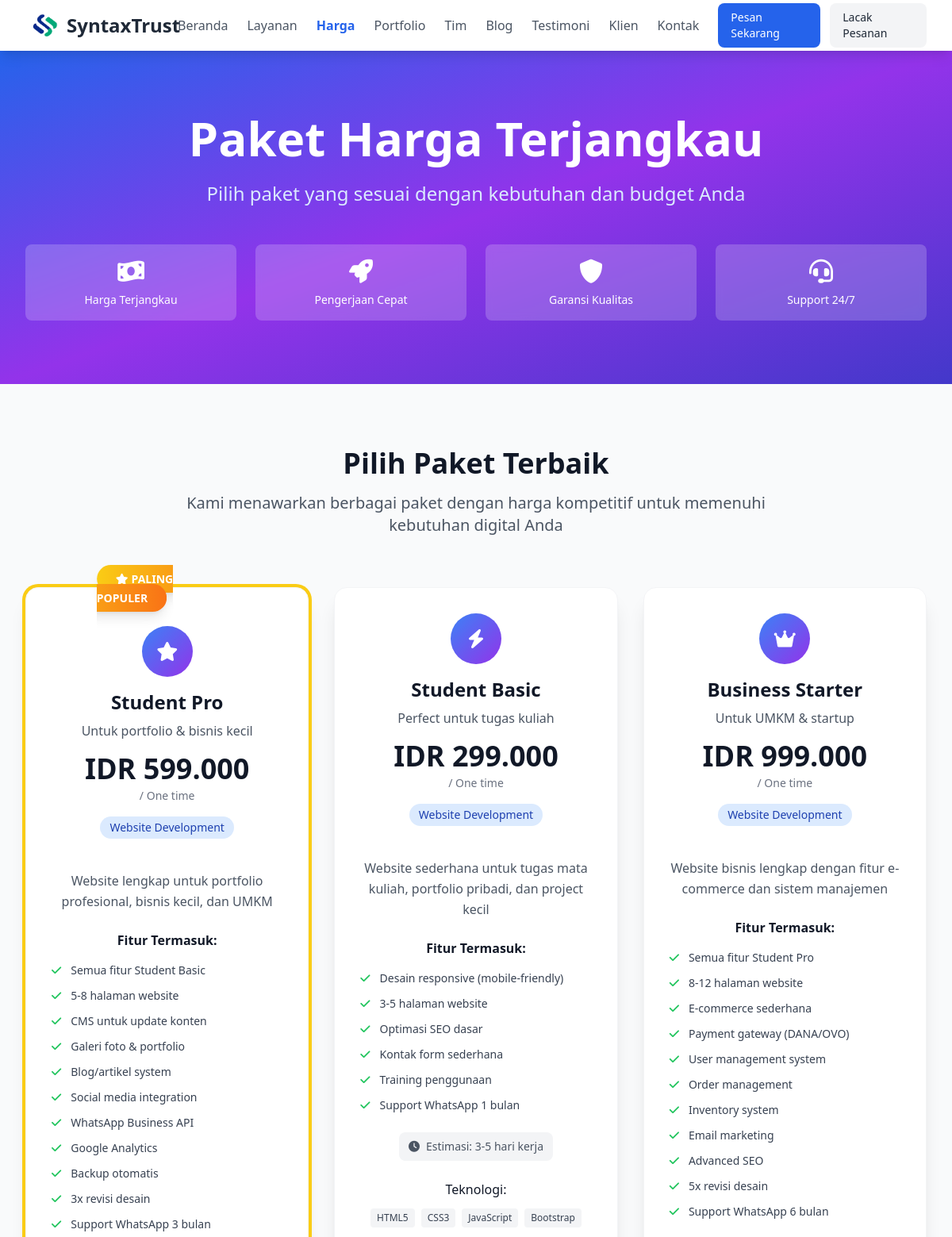
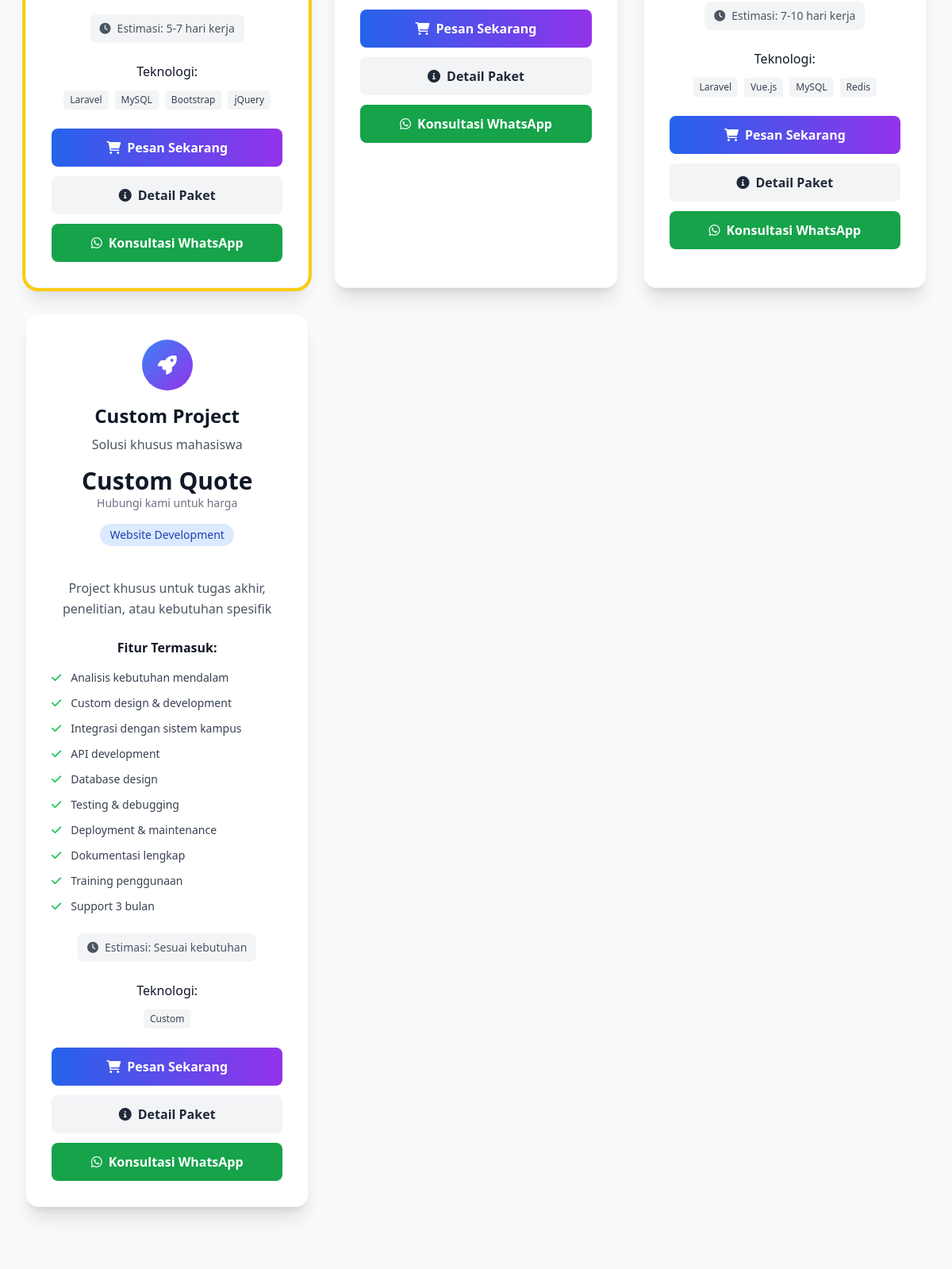
The app's page /public/pricing.php (upper part) with its own data (2 pictures, top to bottom).
### tables this page shows
CREATE TABLE `settings` (
  `id` int(11) NOT NULL,
  `setting_key` varchar(100) NOT NULL,
  `setting_value` text DEFAULT NULL,
  `setting_type` enum('text','number','boolean','json') DEFAULT 'text',
  `description` varchar(255) DEFAULT NULL,
  `is_public` tinyint(1) DEFAULT 1,
  `created_at` timestamp NOT NULL DEFAULT current_timestamp(),
  `updated_at` timestamp NOT NULL DEFAULT current_timestamp() ON UPDATE current_timestamp()
);

CREATE TABLE `pricing_plans` (
  `id` int(11) NOT NULL,
  `service_id` int(11) DEFAULT NULL,
  `name` varchar(100) NOT NULL,
  `subtitle` varchar(255) DEFAULT NULL,
  `price` decimal(10,2) NOT NULL,
  `currency` varchar(3) DEFAULT 'IDR',
  `billing_period` enum('monthly','yearly','one_time') DEFAULT 'monthly',
  `description` text DEFAULT NULL,
  `features` longtext DEFAULT NULL CHECK (json_valid(`features`)),
  `delivery_time` varchar(50) DEFAULT NULL,
  `technologies` longtext DEFAULT NULL CHECK (json_valid(`technologies`)),
  `color` varchar(100) DEFAULT NULL,
  `icon` varchar(50) DEFAULT NULL,
  `is_popular` tinyint(1) DEFAULT 0,
  `is_active` tinyint(1) DEFAULT 1,
  `sort_order` int(11) DEFAULT 0,
  `created_at` timestamp NOT NULL DEFAULT current_timestamp(),
  `updated_at` timestamp NOT NULL DEFAULT current_timestamp() ON UPDATE current_timestamp()
);

CREATE TABLE `services` (
  `id` int(11) NOT NULL,
  `name` varchar(100) NOT NULL,
  `description` text NOT NULL,
  `short_description` varchar(255) DEFAULT NULL,
  `icon` varchar(100) DEFAULT NULL,
  `image` varchar(255) DEFAULT NULL,
  `price` decimal(10,2) DEFAULT NULL,
  `duration` varchar(50) DEFAULT NULL,
  `features` longtext DEFAULT NULL CHECK (json_valid(`features`)),
  `is_featured` tinyint(1) DEFAULT 0,
  `is_active` tinyint(1) DEFAULT 1,
  `sort_order` int(11) DEFAULT 0,
  `created_at` timestamp NOT NULL DEFAULT current_timestamp(),
  `updated_at` timestamp NOT NULL DEFAULT current_timestamp() ON UPDATE current_timestamp()
);

### public/includes/helpers.php (called while the page is built, shortened)
<?php
require_once __DIR__ . '/../../config/database.php';
if (!function_exists('getSetting')) {
    function getSetting($key, $default = '') {
        global $pdo;
        try {
            $stmt = $pdo->prepare("SELECT setting_value FROM settings WHERE setting_key = ? AND is_public = 1");
            $stmt->execute([$key]);
            $result = $stmt->fetch(PDO::FETCH_ASSOC);
            return $result ? $result['setting_value'] : $default;
        } catch (Exception $e) {
            return $default;
        }
    }
}
if (!function_exists('h')) {
    function h($string) {
        return htmlspecialchars((string)$string, ENT_QUOTES, 'UTF-8');
    }
}

### public/pricing.php (the view, shortened to what this page needs)
<?php
require_once __DIR__ . '/includes/layout.php';
try {
    $stmt = $pdo->prepare("
        SELECT pp.*, s.name as service_name
        FROM pricing_plans pp
        LEFT JOIN services s ON pp.service_id = s.id
        WHERE pp.is_active = 1
        ORDER BY pp.is_popular DESC, pp.sort_order ASC, pp.created_at DESC
    ");
    $stmt->execute();
    $pricing_plans = $stmt->fetchAll(PDO::FETCH_ASSOC);
} catch (Exception $e) {
    $pricing_plans = [];
}
$site_name = getSetting('site_name', 'SyntaxTrust');
$site_description = getSetting('site_description', 'Layanan Pembuatan Website untuk Mahasiswa & UMKM');
echo renderPageStart('Harga - ' . $site_name, 'Paket harga terjangkau - ' . $site_description, 'pricing.php');
?>
    <section class="bg-gradient-to-br from-blue-600 via-purple-600 to-indigo-700 text-white py-20">
        <div class="max-w-7xl mx-auto px-4 sm:px-6 lg:px-8 text-center">
            <h1 class="text-4xl md:text-6xl font-bold mb-6">Paket Harga Terjangkau</h1>
            <p class="text-xl md:text-2xl mb-8 text-blue-100">Pilih paket yang sesuai dengan kebutuhan dan budget Anda</p>
            <div class="grid grid-cols-2 md:grid-cols-4 gap-6 mt-12">
                <div class="bg-white/20 backdrop-blur-sm rounded-lg p-4 float-animation">
                    <i class="fas fa-money-bill-wave text-3xl mb-2"></i>
                    <div class="text-sm">Harga Terjangkau</div>
                </div>
                <div class="bg-white/20 backdrop-blur-sm rounded-lg p-4 float-animation" style="animation-delay: 0.5s;">
                    <i class="fas fa-rocket text-3xl mb-2"></i>
                    <div class="text-sm">Pengerjaan Cepat</div>
                </div>
                <div class="bg-white/20 backdrop-blur-sm rounded-lg p-4 float-animation" style="animation-delay: 1s;">
                    <i class="fas fa-shield-alt text-3xl mb-2"></i>
                    <div class="text-sm">Garansi Kualitas</div>
                </div>
                <div class="bg-white/20 backdrop-blur-sm rounded-lg p-4 float-animation" style="animation-delay: 1.5s;">
                    <i class="fas fa-headset text-3xl mb-2"></i>
                    <div class="text-sm">Support 24/7</div>
                </div>
            </div>
        </div>
    </section>
    <section class="py-20 bg-gray-50">
        <div class="max-w-7xl mx-auto px-4 sm:px-6 lg:px-8">
            <div class="text-center mb-16">
                <h2 class="text-4xl font-bold text-gray-900 mb-4">Pilih Paket Terbaik</h2>
                <p class="text-xl text-gray-600 max-w-3xl mx-auto">Kami menawarkan berbagai paket dengan harga kompetitif untuk memenuhi kebutuhan digital Anda</p>
            </div>
            <div id="pricing-grid" class="grid grid-cols-1 md:grid-cols-2 lg:grid-cols-3 gap-8">
                <?php foreach ($pricing_plans as $index => $plan):
                    $features = [];
                    if (!empty($plan['features'])) {
                        $decoded = json_decode($plan['features'], true);
                        $features = is_array($decoded) ? $decoded : [];
                    }
                    $technologies = [];
                    if (!empty($plan['technologies'])) {
                        $decoded = json_decode($plan['technologies'], true);
                        $technologies = is_array($decoded) ? $decoded : [];
                    }
                ?>
                <div class="pricing-card bg-white rounded-2xl shadow-xl overflow-visible border border-gray-100 relative <?= $plan['is_popular'] ? 'ring-4 ring-yellow-400' : '' ?>" style="animation-delay: <?= $index * 0.2 ?>s;">
                    <?php if ($plan['is_popular']): ?>
                    <div class="absolute top-0 left-1/2 transform -translate-x-1/2 -translate-y-1/2 z-10">
                        <span class="popular-badge bg-gradient-to-r from-yellow-400 to-orange-500 text-white px-6 py-2 rounded-full text-sm font-bold shadow-lg">
                            <i class="fas fa-star mr-1"></i>PALING POPULER
                        </span>
                    </div>
                    <?php endif; ?>
                    <div class="p-8 <?= $plan['is_popular'] ? 'pt-12' : '' ?>">
                        <div class="text-center mb-6">
                            <?php if ($plan['icon']): ?>
                            <div class="w-16 h-16 bg-gradient-to-br from-blue-500 to-purple-600 rounded-full flex items-center justify-center mx-auto mb-4" style="background-color: <?= h($plan['color'] ?: '#4e73df') ?>;">
                                <i class="fas fa-<?= h($plan['icon']) ?> text-white text-2xl"></i>
                            </div>
                            <?php endif; ?>
                            <h3 class="text-2xl font-bold text-gray-900 mb-2"><?= h($plan['name']) ?></h3>
                            <?php if ($plan['subtitle']): ?>
                            <p class="text-gray-600 mb-4"><?= h($plan['subtitle']) ?></p>
                            <?php endif; ?>
                            <div class="mb-4">
                                <?php if ($plan['price'] > 0): ?>
                                <div class="text-4xl font-bold text-gray-900 mb-1">
                                    <?= $plan['currency'] ?> <?= number_format($plan['price'], 0, ',', '.') ?>
                                </div>
                                <div class="text-sm text-gray-500">
                                    / <?= ucfirst(str_replace('_', ' ', $plan['billing_period'])) ?>
                                </div>
                                <?php else: ?>
                                <div class="text-3xl font-bold text-gray-900">Custom Quote</div>
                                <div class="text-sm text-gray-500">Hubungi kami untuk harga</div>
                                <?php endif; ?>
                            </div>
                            <?php if ($plan['service_name']): ?>
                            <div class="inline-block bg-blue-100 text-blue-800 px-3 py-1 rounded-full text-sm font-medium mb-4">
                                <?= h($plan['service_name']) ?>
                            </div>
                            <?php endif; ?>
                        </div>
                        <?php if (!empty($plan['description'])): ?>
                        <p class="text-gray-600 mb-6 text-center leading-relaxed"><?= h($plan['description']) ?></p>
                        <?php endif; ?>
                        <?php if (!empty($features)): ?>
                        <div class="mb-6">
                            <h4 class="font-semibold text-gray-900 mb-4 text-center">Fitur Termasuk:</h4>
                            <ul class="space-y-3">
                                <?php foreach ($features as $feature): ?>
                                <li class="flex items-center text-sm text-gray-700">
                                    <i class="fas fa-check text-green-500 mr-3 flex-shrink-0"></i>
                                    <span><?= h($feature) ?></span>
                                </li>
                                <?php endforeach; ?>
                            </ul>
                        </div>
                        <?php endif; ?>
                        <?php if ($plan['delivery_time']): ?>
                        <div class="mb-6 text-center">
                            <div class="inline-flex items-center text-sm text-gray-600 bg-gray-100 px-3 py-2 rounded-lg">
                                <i class="fas fa-clock mr-2"></i>
                                Estimasi: <?= h($plan['delivery_time']) ?>
                            </div>
                        </div>
                        <?php endif; ?>
                        <?php if (!empty($technologies)): ?>
                        <div class="mb-6">
                            <h5 class="font-medium text-gray-900 mb-3 text-center">Teknologi:</h5>
                            <div class="flex flex-wrap gap-2 justify-center">
                                <?php foreach ($technologies as $tech): ?>
                                <span class="bg-gray-100 text-gray-700 px-2 py-1 rounded text-xs font-medium"><?= h($tech) ?></span>
                                <?php endforeach; ?>
                            </div>
                        </div>
                        <?php endif; ?>
                        <div class="space-y-3">
                            <a href="checkout.php?plan_id=<?= $plan['id'] ?>&service_id=<?= $plan['service_id'] ?>"
                               class="w-full block text-center bg-gradient-to-r from-blue-600 to-purple-600 text-white py-3 px-6 rounded-lg font-semibold hover:shadow-lg transition-all duration-300 <?= $plan['is_popular'] ? 'pulse-animation' : '' ?>">
                                <i class="fas fa-shopping-cart mr-2"></i>Pesan Sekarang
                            </a>
                            <button onclick="openPricingModal(<?= $plan['id'] ?>)" class="w-full bg-gray-100 text-gray-800 py-3 px-6 rounded-lg font-semibold hover:bg-gray-200 transition-colors">
                                <i class="fas fa-info-circle mr-2"></i>Detail Paket
                            </button>
                            <a href="https://wa.me/<?= str_replace(['+', '-', ' '], '', getSetting('company_whatsapp', '6285156553226')) ?>?text=Halo, saya tertarik dengan paket <?= urlencode($plan['name']) ?>"
                               target="_blank"
                               class="w-full block text-center bg-green-600 text-white py-3 px-6 rounded-lg font-semibold hover:bg-green-700 transition-colors">
                                <i class="fab fa-whatsapp mr-2"></i>Konsultasi WhatsApp
                            </a>
                        </div>
                    </div>
                </div>
                <?php endforeach; ?>
            </div>
        </div>
    </section>
    <?php echo renderPageEnd(); ?>

### public/includes/shared-components.php (shortened to what this page needs)
<?php
function renderNavigation($current_page = '') {
    $site_name = getSetting('site_name', 'SyntaxTrust');
    $nav_items = [
        'index.php' => 'Beranda',
        'services.php' => 'Layanan',
        'pricing.php' => 'Harga',
        'portfolio.php' => 'Portfolio',
        'team.php' => 'Tim',
        'blog.php' => 'Blog',
        'testimonials.php' => 'Testimoni',
        'clients.php' => 'Klien',
        'contact.php' => 'Kontak'
    ];
    $action_items = [
        'checkout.php' => ['label' => 'Pesan Sekarang', 'class' => 'bg-blue-600 text-white px-4 py-2 rounded-lg hover:bg-blue-700'],
        'order-tracking.php' => ['label' => 'Lacak Pesanan', 'class' => 'bg-gray-100 text-gray-800 px-4 py-2 rounded-lg hover:bg-gray-200']
    ];
    ?>
    <nav class="bg-white shadow-lg sticky top-0 z-40">
        <div class="max-w-7xl mx-auto px-4 sm:px-6 lg:px-8">
            <div class="flex justify-between h-16">
                <div class="flex items-center">
                    <a href="index.php" class="flex items-center space-x-1">
                        <img src="assets/img/fix_logo_new.png" alt="<?= h($site_name) ?>" class="h-12 w-12">
                        <span class="text-2xl font-bold text-gray-800"><?= h($site_name) ?></span>
                    </a>
                </div>
                <div class="hidden md:flex items-center space-x-6">
                    <?php foreach ($nav_items as $page => $label): ?>
                    <a href="<?= $page ?>" class="<?= $current_page === $page ? 'text-blue-600 font-semibold' : 'text-gray-600 hover:text-blue-600' ?> transition-colors">
                        <?= $label ?>
                    </a>
                    <?php endforeach; ?>
                    <div class="flex items-center space-x-3 ml-4">
                        <?php foreach ($action_items as $page => $item): ?>
                        <a href="<?= $page ?>" class="<?= $item['class'] ?> transition-colors text-sm font-medium">
                            <?= $item['label'] ?>
                        </a>
                        <?php endforeach; ?>
                    </div>
                </div>
            </div>
        </div>
    </nav>
    <?php
    return ob_get_clean();
}
    ?>

### public/includes/shared-components.php (style rules this page uses)
* { transition: color 0.2s ease, background-color 0.2s ease, transform 0.2s ease; }

### public/pricing.php (style rules this page uses)
.pricing-card { transition: all 0.3s ease; }
.float-animation { animation: float 3s ease-in-out infinite; }
.pulse-animation { animation: pulse 2s ease-in-out infinite; }
.popular-badge { animation: pulse 2s ease-in-out infinite; }

### records on screen
settings: setting_value "SyntaxTrust"
pricing_plans: is_popular 1 (drawn), name "Student Pro", subtitle "Untuk portfolio & bisnis kecil", currency "IDR", price "599.000", billing_period "One time", service.name "Website Development", description "Website lengkap untuk portfolio profesional, bisnis kecil, dan UMKM", features "Semua fitur Student Basic", features "5-8 halaman website", features "CMS untuk update konten", features "Galeri foto & portfolio", features "Blog/artikel system", features "Social media integration", features "WhatsApp Business API", features "Google Analytics", features "Backup otomatis", features "3x revisi desain", features "Support WhatsApp 3 bulan", delivery_time "5-7 hari kerja", technologies "Laravel", technologies "MySQL", technologies "Bootstrap", technologies "jQuery"
pricing_plans: name "Student Basic", subtitle "Perfect untuk tugas kuliah", currency "IDR", price "299.000", billing_period "One time", service.name "Website Development", description "Website sederhana untuk tugas mata kuliah, portfolio pribadi, dan project kecil", features "Desain responsive (mobile-friendly)", features "3-5 halaman website", features "Optimasi SEO dasar", features "Kontak form sederhana", features "Training penggunaan", features "Support WhatsApp 1 bulan", delivery_time "3-5 hari kerja", technologies "HTML5", technologies "CSS3", technologies "JavaScript", technologies "Bootstrap"
pricing_plans: name "Business Starter", subtitle "Untuk UMKM & startup", currency "IDR", price "999.000", billing_period "One time", service.name "Website Development", description "Website bisnis lengkap dengan fitur e-commerce dan sistem manajemen", features "Semua fitur Student Pro", features "8-12 halaman website", features "E-commerce sederhana", features "Payment gateway (DANA/OVO)", features "User management system", features "Order management", features "Inventory system", features "Email marketing", features "Advanced SEO", features "5x revisi desain", features "Support WhatsApp 6 bulan", delivery_time "7-10 hari kerja", technologies "Laravel", technologies "Vue.js", technologies "MySQL", technologies "Redis"
pricing_plans: name "Custom Project", subtitle "Solusi khusus mahasiswa", price "Custom Quote", service.name "Website Development", description "Project khusus untuk tugas akhir, penelitian, atau kebutuhan spesifik", features "Analisis kebutuhan mendalam", features "Custom design & development", features "Integrasi dengan sistem kampus", features "API development", features "Database design", features "Testing & debugging", features "Deployment & maintenance", features "Dokumentasi lengkap", features "Training penggunaan", features "Support 3 bulan", delivery_time "Sesuai kebutuhan", technologies "Custom"

### other values on screen
$label "Beranda"
$label "Layanan"
$label "Harga"
$label "Portfolio"
$label "Tim"
$label "Blog"
$label "Testimoni"
$label "Klien"
$label "Kontak"
$item['label'] "Pesan Sekarang"
$item['label'] "Lacak Pesanan"
